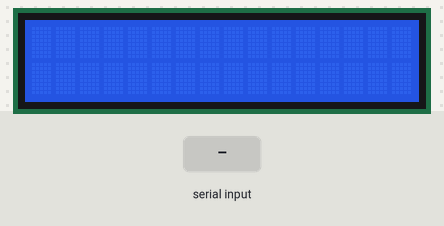
The sketch below on a simulated Arduino Uno, built with avr-gcc and run on an emulated ATmega328P. On the bench: 16×2 character LCD. The test bench sets the inputs (shaded band). What the sketch prints to the serial monitor is not drawn.

Above: at 1.2 s.
1.3 s: byte 30 received over Serial
3.8 s: byte 90 received over Serial
At 5.8 s:
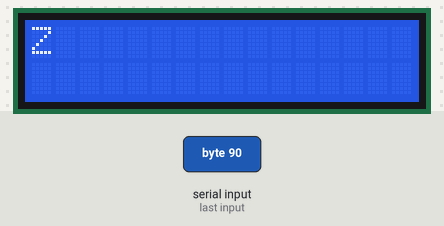
6.1 s: byte 120 received over Serial
At 7.8 s:
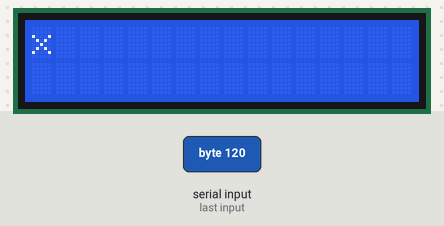
Timing chart, 0 to 9.3 s (numbered marks = the images above; inputs shaded):
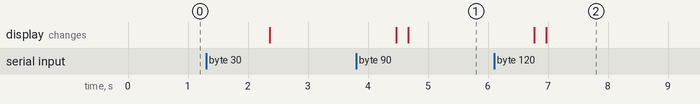

The sketch:

lcd_serial.ino
```cpp
#include<LiquidCrystal.h>

const int rs = 13, en = 12, d4 = 7, d5 = 6, d6 = 5, d7 = 4;
LiquidCrystal lcd(rs, en, d4, d5, d6, d7);

void setup() {
  lcd.begin(16, 2);
  Serial.begin(57600);
}

void loop() {
  if (Serial.available()) {
    delay(100);
    lcd.clear();
    while (Serial.available()>0) {
      char data = Serial.read();
      Serial.print(data);
      delay(200);
      lcd.write(data);
    }
  }

  delay(1000);
}
```

Measured:
- after the input at 6.1 s, the display: first changes after 0.67 s (image 2 shows a later state)
